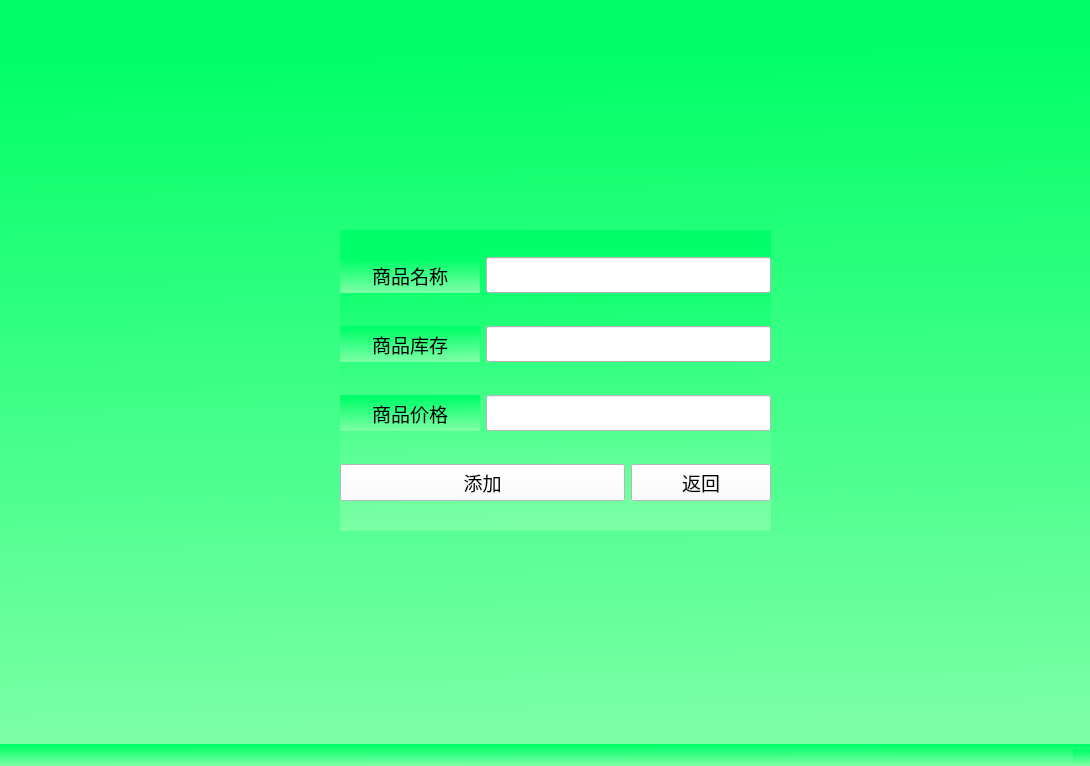
<?xml version="1.0" encoding="UTF-8"?>
<ui version="4.0">
 <class>MainWindow</class>
 <widget class="QMainWindow" name="MainWindow">
  <property name="geometry">
   <rect>
    <x>0</x>
    <y>0</y>
    <width>1090</width>
    <height>766</height>
   </rect>
  </property>
  <property name="windowTitle">
   <string>MainWindow</string>
  </property>
  <property name="styleSheet">
   <string notr="true">background-color:
qlineargradient(spread:pad, x1:0.502, y1:0.0611111, x2:0.527155, y2:1, stop:0 rgba(0, 255, 104, 255), stop:0.971014 rgba(123, 255, 165, 255))</string>
  </property>
  <widget class="QWidget" name="centralwidget">
   <widget class="QWidget" name="layoutWidget">
    <property name="geometry">
     <rect>
      <x>340</x>
      <y>230</y>
      <width>431</width>
      <height>301</height>
     </rect>
    </property>
    <layout class="QGridLayout" name="gridLayout">
     <item row="0" column="0">
      <widget class="QLabel" name="label_3">
       <property name="font">
        <font>
         <family>思源宋体 CN</family>
         <pointsize>14</pointsize>
        </font>
       </property>
       <property name="text">
        <string>商品名称</string>
       </property>
       <property name="alignment">
        <set>Qt::AlignmentFlag::AlignCenter</set>
       </property>
      </widget>
     </item>
     <item row="0" column="1" colspan="2">
      <widget class="QLineEdit" name="productNameEdit">
       <property name="font">
        <font>
         <family>思源黑体 CN</family>
         <pointsize>15</pointsize>
        </font>
       </property>
       <property name="styleSheet">
        <string>background-color: rgb(255, 255, 255);
border-color: rgb(255, 0, 0);</string>
       </property>
      </widget>
     </item>
     <item row="1" column="0">
      <widget class="QLabel" name="label">
       <property name="font">
        <font>
         <family>思源宋体 CN</family>
         <pointsize>14</pointsize>
        </font>
       </property>
       <property name="text">
        <string>商品库存</string>
       </property>
       <property name="alignment">
        <set>Qt::AlignmentFlag::AlignCenter</set>
       </property>
      </widget>
     </item>
     <item row="1" column="1" colspan="2">
      <widget class="QLineEdit" name="amountLineEdit">
       <property name="font">
        <font>
         <family>思源黑体 CN</family>
         <pointsize>15</pointsize>
        </font>
       </property>
       <property name="styleSheet">
        <string>background-color: rgb(255, 255, 255);
border-color: rgb(255, 0, 0);</string>
       </property>
      </widget>
     </item>
     <item row="2" column="0">
      <widget class="QLabel" name="label_2">
       <property name="font">
        <font>
         <family>思源宋体 CN</family>
         <pointsize>14</pointsize>
        </font>
       </property>
       <property name="text">
        <string>商品价格</string>
       </property>
       <property name="alignment">
        <set>Qt::AlignmentFlag::AlignCenter</set>
       </property>
      </widget>
     </item>
     <item row="2" column="1" colspan="2">
      <widget class="QLineEdit" name="priceLineEdit">
       <property name="font">
        <font>
         <family>思源黑体 CN</family>
         <pointsize>15</pointsize>
        </font>
       </property>
       <property name="styleSheet">
        <string>background-color: rgb(255, 255, 255);
border-color: rgb(255, 0, 0);</string>
       </property>
      </widget>
     </item>
     <item row="3" column="0" colspan="2">
      <widget class="QPushButton" name="pushButton">
       <property name="font">
        <font>
         <family>思源宋体 CN</family>
         <pointsize>14</pointsize>
        </font>
       </property>
       <property name="styleSheet">
        <string notr="true">background-color: rgb(255, 255, 255);
border-color: rgb(255, 0, 0);</string>
       </property>
       <property name="text">
        <string>添加</string>
       </property>
      </widget>
     </item>
     <item row="3" column="2">
      <widget class="QPushButton" name="returnButton">
       <property name="font">
        <font>
         <family>思源宋体 CN</family>
         <pointsize>14</pointsize>
        </font>
       </property>
       <property name="styleSheet">
        <string notr="true">background-color: rgb(255, 255, 255);
border-color: rgb(255, 0, 0);</string>
       </property>
       <property name="text">
        <string>返回</string>
       </property>
      </widget>
     </item>
    </layout>
   </widget>
  </widget>
  <widget class="QMenuBar" name="menubar">
   <property name="geometry">
    <rect>
     <x>0</x>
     <y>0</y>
     <width>1090</width>
     <height>25</height>
    </rect>
   </property>
  </widget>
  <widget class="QStatusBar" name="statusbar"/>
 </widget>
 <resources/>
 <connections/>
</ui>
